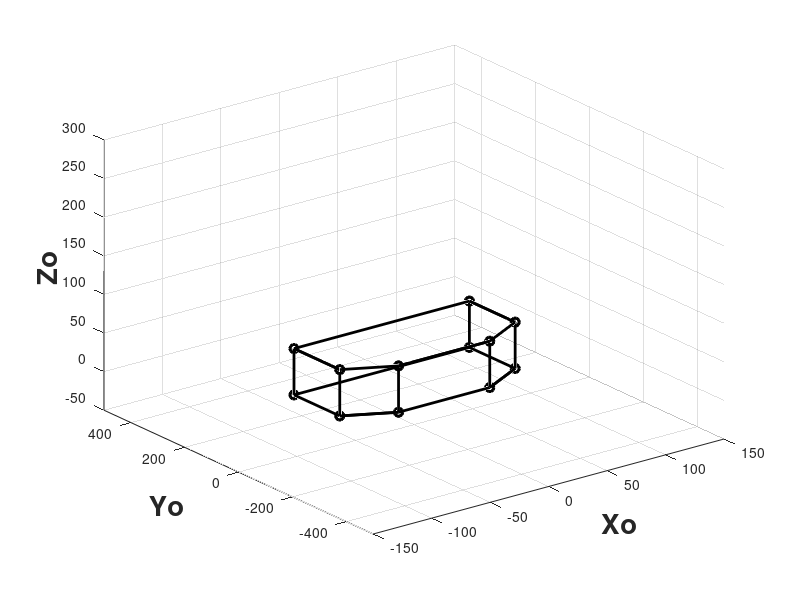

Recreate this plot in MATLAB. (Note: this script raises an error after producing the figure.)
%%
baby_body = [-75,120,0;
            75,120,0;
            75,-50,0;
            39,-112,0;
            -39,-112,0;
            -75,-50,0;
            -75,120,0;
            -75,120,60;
            75,120,60;
            75,-50,60;
            39,-112,60;
            -39,-112,60;
            -75,-50,60;
            -75,120,60;
            -75,-50,60;
            -75,-50,0;
            -39,-112,0;
            -39,-112,60;
            39,-112,60;
            39,-112,0;
            75,-50,0;
            75,-50,60;
            75,120,60;
            75,120,0;];
            
            
plot3(baby_body(:,1), baby_body(:,2), baby_body(:,3),'o-','LineWidth', 2,'color','black');

    
%     view(30,30);


xlabel('Xo', 'FontSize', 20, 'FontWeight', 'bold');
ylabel('Yo', 'FontSize', 20, 'FontWeight', 'bold');
zlabel('Zo', 'FontSize', 20, 'FontWeight', 'bold');

xlim([-150,150])
ylim([-500,500])
zlim([-50,300])

grid on

%%
%for the right hand
l1 = 45; %mm;
l2 = 150;
th_rh = pi/2;

i = 0;
for i = 0:180
    th_rh = pi/180*i;
    Tc0_rh = [0 0 -1 -75; -1 0 0 90;0 1 0 30; 0 0 0 1];
    T01_rh = DHParam(0, -pi/2, l1, th_rh);
    T12_rh = DHParam(l2, 0, 0, 0);
    
    
    %joint position
    %baby center
    center = [0,0,0];
    
    %right shoudler
    r_shoulder_0 = [0,0,0];
    r_shoulder_c = Tc0_rh*[r_shoulder_0,1]';
    r_shoulder_c = r_shoulder_c(1:3)';
    %elbow in frame 1
    r_elbow_pos_1 = [85,0,-18];
    %eblow transformed to farme 0
    r_elbow_pos_c = Tc0_rh*T01_rh*[r_elbow_pos_1,1]';
    r_elbow_pos_c = r_elbow_pos_c(1:3)';
    
    %wrist position in frame 2
    r_wrist_pos_2 = [0,25,45];
    %wrist transformed to frame 0
    r_wrist_pos_c  = Tc0_rh*T01_rh*T12_rh*[r_wrist_pos_2,1]';
    r_wrist_pos_c = r_wrist_pos_c(1:3)';
    
    r_arm = [center;r_shoulder_c;r_elbow_pos_c;r_wrist_pos_c];
    plot3(r_arm(:,1), r_arm(:,2), r_arm(:,3),'o-','LineWidth', 2,'color','r');
    hold on
    plot3(baby_body(:,1), baby_body(:,2), baby_body(:,3),'o-','LineWidth', 2,'color','black');
    hold off

    view(0,70);
    
    
    xlabel('Xo', 'FontSize', 20, 'FontWeight', 'bold');
    ylabel('Yo', 'FontSize', 20, 'FontWeight', 'bold');
    zlabel('Zo', 'FontSize', 20, 'FontWeight', 'bold');
    title('Infant simulator forward kinematics')
    
    xlim([-150,150])
    ylim([-200,250])
    zlim([-50,200])
    
    grid on
    drawnow
end

%%
%right leg 
for i = 0:180
%     i = 0;
    th_rl = pi/180*i;
    Tc0_rl = [cosd(60) 0 -sind(60) -60; -sind(60) 0 -cosd(60) -82;0 1 0 40; 0 0 0 1];
    T01_rl = DHParam(0, -pi/2, 72, th_rl);
    T12_rl = DHParam(122, 0, 0, 0);
    
    
    %joint position
    %baby center
    center = [0,0,0];
    
    %right hip
    r_hip_0 = [0,0,0];
    r_hip_c = Tc0_rl*[r_hip_0,1]';
    r_hip_c = r_hip_c(1:3)';
    %knee in frame 1
    r_knee_pos_1 = [66,0,60];
    %knew transformed to farme 0
    r_knee_pos_c = Tc0_rl*T01_rl*[r_knee_pos_1,1]';
    r_knee_pos_c = r_knee_pos_c(1:3)';
    
    %ankle position in frame 2
    r_ankle_pos_2 = [0,-16,-30];
    %ankle transformed to frame 0
    r_ankle_pos_c  = Tc0_rl*T01_rl*T12_rl*[r_ankle_pos_2,1]';
    r_ankle_pos_c = r_ankle_pos_c(1:3)';
    
    r_leg = [center;r_hip_c;r_knee_pos_c;r_ankle_pos_c]
    plot3(r_leg(:,1), r_leg(:,2), r_leg(:,3),'o-','LineWidth', 2,'color','b');
    hold on
    plot3(baby_body(:,1), baby_body(:,2), baby_body(:,3),'o-','LineWidth', 2,'color','black');
    hold off

    
    view(30,30);
    
    
    xlabel('Xo', 'FontSize', 20, 'FontWeight', 'bold');
    ylabel('Yo', 'FontSize', 20, 'FontWeight', 'bold');
    zlabel('Zo', 'FontSize', 20, 'FontWeight', 'bold');
    title('Infant simulator forward kinematics')
    
    xlim([-300,300])
    ylim([-500,250])
    zlim([-100,200])
    
    pause(0.0001)
    grid on
    drawnow
end

%%
%both right hand and right leg
for i = 0:180
    
    %right leg transformations
    th_rl = pi/180*i;
    Tc0_rl = [cosd(60) 0 -sind(60) -60; -sind(60) 0 -cosd(60) -82;0 1 0 40; 0 0 0 1];
    T01_rl = DHParam(0, -pi/2, 72, th_rl);
    T12_rl = DHParam(122, 0, 0, 0);
    
    
    %joint position
    %baby center
    center = [0,0,0];
    
    %right hip
    r_hip_0 = [0,0,0];
    r_hip_c = Tc0_rl*[r_hip_0,1]';
    r_hip_c = r_hip_c(1:3)';
    %knee in frame 1
    r_knee_pos_1 = [66,0,60];
    %knew transformed to farme 0
    r_knee_pos_c = Tc0_rl*T01_rl*[r_knee_pos_1,1]';
    r_knee_pos_c = r_knee_pos_c(1:3)';
    
    %ankle position in frame 2
    r_ankle_pos_2 = [0,-16,-30];
    %ankle transformed to frame 0
    r_ankle_pos_c  = Tc0_rl*T01_rl*T12_rl*[r_ankle_pos_2,1]';
    r_ankle_pos_c = r_ankle_pos_c(1:3)';
    
    
    %right hand transformations
    th_rh = pi/180*i;
    Tc0_rh = [0 0 -1 -75; -1 0 0 90;0 1 0 30; 0 0 0 1];
    T01_rh = DHParam(0, -pi/2, l1, th_rh);
    T12_rh = DHParam(l2, 0, 0, 0);
    
    
    %joint positions    
    %right shoudler
    r_shoulder_0 = [0,0,0];
    r_shoulder_c = Tc0_rh*[r_shoulder_0,1]';
    r_shoulder_c = r_shoulder_c(1:3)';
    %elbow in frame 1
    r_elbow_pos_1 = [85,0,-18];
    %eblow transformed to farme 0
    r_elbow_pos_c = Tc0_rh*T01_rh*[r_elbow_pos_1,1]';
    r_elbow_pos_c = r_elbow_pos_c(1:3)';
    
    %wrist position in frame 2
    r_wrist_pos_2 = [0,25,45];
    %wrist transformed to frame 0
    r_wrist_pos_c  = Tc0_rh*T01_rh*T12_rh*[r_wrist_pos_2,1]';
    r_wrist_pos_c = r_wrist_pos_c(1:3)';
    
    
    %limb chains
    r_arm = [center;r_shoulder_c;r_elbow_pos_c;r_wrist_pos_c];
    r_leg = [center;r_hip_c;r_knee_pos_c;r_ankle_pos_c];
    
    
    %plotting
    plot3(r_leg(:,1), r_leg(:,2), r_leg(:,3),'o-','LineWidth', 3,'color','b');
    hold on
    plot3(r_arm(:,1), r_arm(:,2), r_arm(:,3),'o-','LineWidth', 3,'color','r');
    plot3(baby_body(:,1), baby_body(:,2), baby_body(:,3),'o-','LineWidth', 2,'color','black');
    text(-10,40,0,'Baby Center')
    text(r_hip_c(1), -200, r_hip_c(3),'Right Hip')
    text(r_shoulder_c(1),200,r_shoulder_c(3),'Right Shoulder')
    hold off

    
    view(0,70);
    
    
    xlabel('Xo', 'FontSize', 20, 'FontWeight', 'bold');
    ylabel('Yo', 'FontSize', 20, 'FontWeight', 'bold');
    zlabel('Zo', 'FontSize', 20, 'FontWeight', 'bold');
    title('Infant simulator forward kinematics')
    
    xlim([-300,300])
    ylim([-500,250])
    zlim([-100,200])
    
%     pause(0.00001)
    grid on
    drawnow
end

%%
%plotting limbs
for i = 1:180
    
    r_arm = calc_rh_pos(i)
    r_leg = calc_rl_pos(i)
    l_arm = calc_lh_pos(i)
    
    plot3(r_arm(:,1), r_arm(:,2), r_arm(:,3),'o-','LineWidth', 2,'color','r');
    hold on
    plot3(r_leg(:,1), r_leg(:,2), r_leg(:,3),'o-','LineWidth', 2,'color','r');
    plot3(l_arm(:,1), l_arm(:,2), l_arm(:,3),'o-','LineWidth', 2,'color','r');
    plot3(baby_body(:,1), baby_body(:,2), baby_body(:,3),'o-','LineWidth', 2,'color','black');
    hold off

    view(0,70);
    
    
    xlabel('Xo', 'FontSize', 20, 'FontWeight', 'bold');
    ylabel('Yo', 'FontSize', 20, 'FontWeight', 'bold');
    zlabel('Zo', 'FontSize', 20, 'FontWeight', 'bold');
    title('Infant simulator forward kinematics')
    
    xlim([-300,300])
    ylim([-300,250])
    zlim([-100,200])
    
    grid on
    drawnow
    

end



%%
%right hand
function [r_arm] = calc_rh_pos(i)
    
    th_rh = pi/180*i;
    Tc0_rh = [0 0 -1 -75; -1 0 0 90;0 1 0 30; 0 0 0 1];
    T01_rh = DHParam(0, -pi/2, 45, th_rh);
    T12_rh = DHParam(150, 0, 0, 0);
    
    
    %joint position
    %baby center
    center = [0,0,0];
    
    %right shoudler
    r_shoulder_0 = [0,0,0];
    r_shoulder_c = Tc0_rh*[r_shoulder_0,1]';
    r_shoulder_c = r_shoulder_c(1:3)';
    %elbow in frame 1
    r_elbow_pos_1 = [85,0,-18];
    %eblow transformed to farme 0
    r_elbow_pos_c = Tc0_rh*T01_rh*[r_elbow_pos_1,1]';
    r_elbow_pos_c = r_elbow_pos_c(1:3)';
    
    %wrist position in frame 2
    r_wrist_pos_2 = [0,25,45];
    %wrist transformed to frame 0
    r_wrist_pos_c  = Tc0_rh*T01_rh*T12_rh*[r_wrist_pos_2,1]';
    r_wrist_pos_c = r_wrist_pos_c(1:3)';
    
    r_arm = [center;r_shoulder_c;r_elbow_pos_c;r_wrist_pos_c];
end

%%
% right leg
function [r_leg] = calc_rl_pos(i)
    th_rl = pi/180*i;
    Tc0_rl = [cosd(60) 0 -sind(60) -60; -sind(60) 0 -cosd(60) -82;0 1 0 40; 0 0 0 1];
    T01_rl = DHParam(0, -pi/2, 72, th_rl);
    T12_rl = DHParam(122, 0, 0, 0);
    
    
    %joint position
    %baby center
    center = [0,0,0];
    
    %right hip
    r_hip_0 = [0,0,0];
    r_hip_c = Tc0_rl*[r_hip_0,1]';
    r_hip_c = r_hip_c(1:3)';
    %knee in frame 1
    r_knee_pos_1 = [66,0,60];
    %knew transformed to farme 0
    r_knee_pos_c = Tc0_rl*T01_rl*[r_knee_pos_1,1]';
    r_knee_pos_c = r_knee_pos_c(1:3)';
    
    %ankle position in frame 2
    r_ankle_pos_2 = [0,-16,-30];
    %ankle transformed to frame 0
    r_ankle_pos_c  = Tc0_rl*T01_rl*T12_rl*[r_ankle_pos_2,1]';
    r_ankle_pos_c = r_ankle_pos_c(1:3)';
    
    r_leg = [center;r_hip_c;r_knee_pos_c;r_ankle_pos_c]

end

%%
%for the left hand
function [l_arm] = calc_lh_pos(i)

    th_lh = pi/180*i;
    Tc0_lh = [0 0 1 75; -1 0 0 90;0 -1 0 30; 0 0 0 1];
    T01_lh = DHParam(0, -pi/2, 45, -th_lh);
    T12_lh = DHParam(150, 0, 0, 0);
    
    
    %joint position
    %baby center
    center = [0,0,0];
    
    %left shoudler
    l_shoulder_0 = [0,0,0];
    l_shoulder_c = Tc0_lh*[l_shoulder_0,1]';
    l_shoulder_c = l_shoulder_c(1:3)';
    %elbow in frame 1
    l_elbow_pos_1 = [85,0,-18];
    %eblow transformed to farme 0
    l_elbow_pos_c = Tc0_lh*T01_lh*[l_elbow_pos_1,1]';
    l_elbow_pos_c = l_elbow_pos_c(1:3)';
    
    %wrist position in frame 2
    l_wrist_pos_2 = [0,25,45];
    %wrist transformed to frame 0
    l_wrist_pos_c  = Tc0_lh*T01_lh*T12_lh*[l_wrist_pos_2,1]';
    l_wrist_pos_c = l_wrist_pos_c(1:3)';
    
    l_arm = [center;l_shoulder_c;l_elbow_pos_c;l_wrist_pos_c];
end

    %%
    %function to calculate the tranformation matrix for given set of DH parameters.
    function [hom_trans_matrix] = DHParam(a, alpha, d, theta)
     
%    INPUT:
%       a        - link length, distance along x_i from the intersection of the x_1
%                  and z_i-1 axes to o_i.
%       alpha    - link twist, the angle between z_i-1 and z_i measured about
%                  x_i.
%       d        - link offset, distance along z_i-1 from o_i-1 to the intersection
%                  of the x_i and z_i-1 axes. d_i is variable if joint i is prismatic.
%       theta    - joint angle, the angle between x_i-1 and x_i measured about z_i-1. Theta_i
%                  is variable if joint i is revolute.
%
%   OUTPUT:
%       hom_trans_matrix   - 4 x 4 matrix, a homogenous transformation
%                            matrix that provies the ridig body tranformation, 
%                            including rotation and translation from
%                            frame_i to frame_i-1.


%    Calculates DHParams when given four parameters
        hom_trans_matrix = [cos(theta), -sin(theta)*cos(alpha), sin(theta)*sin(alpha), a*cos(theta); 
                            sin(theta), cos(theta)*cos(alpha), -cos(theta)*sin(alpha), a*sin(theta);
                            0, sin(alpha), cos(alpha), d;
                            0, 0, 0, 1];
    end
    
